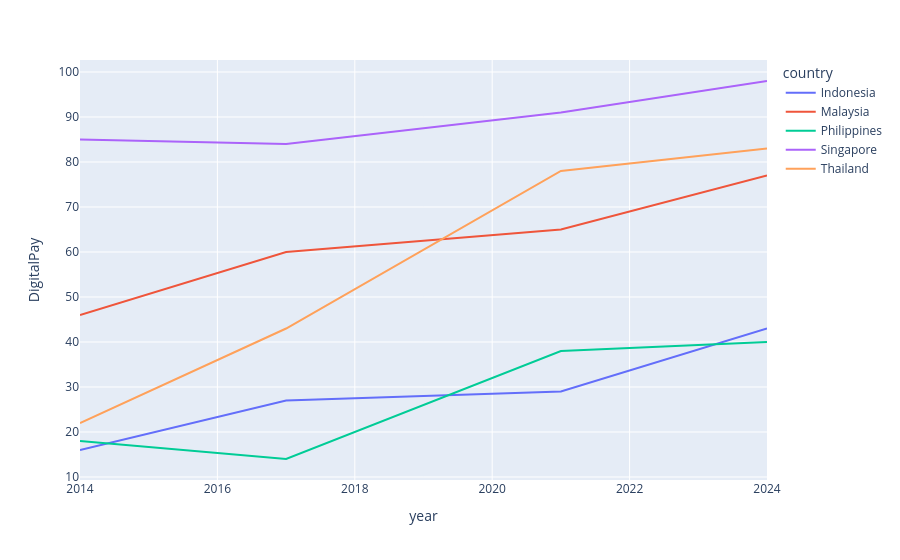
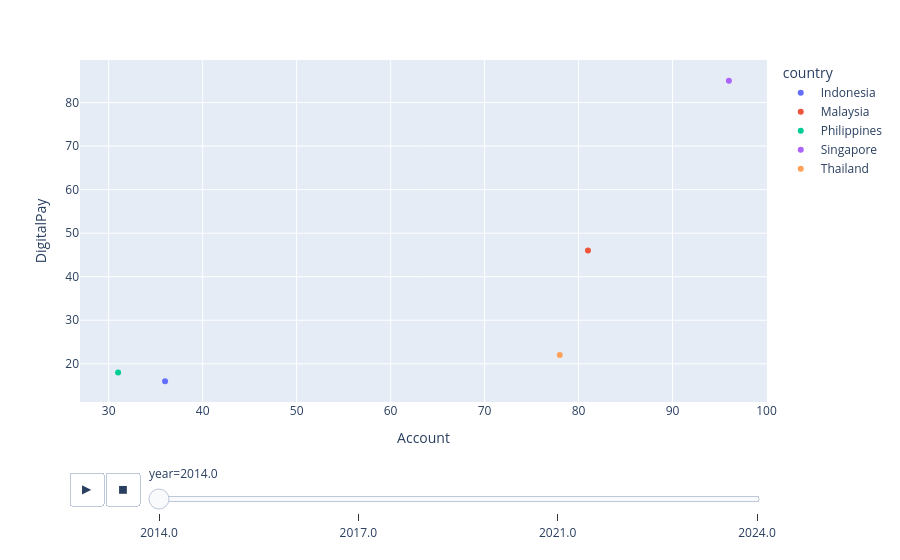
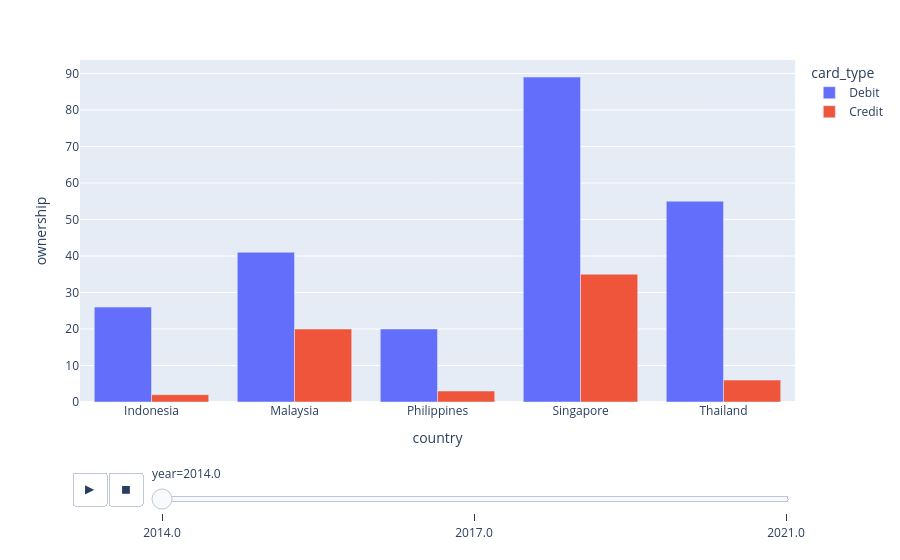

These figures' notebook cell, in order:
### Markdown cell above
dashboard 1: year to digital payment usage

dashboard 2: account owndership to digital payment usage

dashboard 3: debit and credit against digital payments

dashboard 4: 0.4×DigitalPay+0.3×AccountOwnership+0.2×DebitCard+0.1×MobileBank

Correlation heatmap of factors

OLS of factors
digital payments = acc_ownders + saved at bank+ credit + debit etc

ANOVA + contrast (income grp of country)

### Code cell
import plotly.express as px

# digital payment adoption by country and year
fig = px.line(
    df,
    x="year",
    y="DigitalPay",
    color="country"
)

fig.show()

# account ownership
fig2 = px.scatter(
    df,
    x="Account",
    y="DigitalPay",
    color="country",
    animation_frame='year'
)
fig2.show()

# credit + debit
plot_df = df.melt(id_vars=['country','year'],
                  value_vars=['Debit','Credit'],
                  var_name='card_type',
                  value_name='ownership')

# remove 2024 cuz data look sus
plot_df = plot_df[plot_df['year']!=2024]

fig3 = px.bar(
    plot_df,
    x='country',
    y='ownership',
    color='card_type',
    barmode='group',
    animation_frame='year'
)

fig3.show()

### Figure 1 — Plotly figure (JSON) as saved in the notebook; plotly's stock layout.template omitted (floating-point values rounded to 4 significant figures)
{"data": [{"hovertemplate": "country=Indonesia<br>year=%{x}<br>DigitalPay=%{y}<extra></extra>", "legendgroup": "Indonesia", "line": {"color": "#636efa", "dash": "solid"}, "marker": {"symbol": "circle"}, "mode": "lines", "name": "Indonesia", "orientation": "v", "showlegend": true, "type": "scatter", "x": [2014.0, 2017.0, 2021.0, 2024.0], "xaxis": "x", "y": [16.0, 27.0, 29.0, 43.0], "yaxis": "y"}, {"hovertemplate": "country=Malaysia<br>year=%{x}<br>DigitalPay=%{y}<extra></extra>", "legendgroup": "Malaysia", "line": {"color": "#EF553B", "dash": "solid"}, "marker": {"symbol": "circle"}, "mode": "lines", "name": "Malaysia", "orientation": "v", "showlegend": true, "type": "scatter", "x": [2014.0, 2017.0, 2021.0, 2024.0], "xaxis": "x", "y": [46.0, 60.0, 65.0, 77.0], "yaxis": "y"}, {"hovertemplate": "country=Philippines<br>year=%{x}<br>DigitalPay=%{y}<extra></extra>", "legendgroup": "Philippines", "line": {"color": "#00cc96", "dash": "solid"}, "marker": {"symbol": "circle"}, "mode": "lines", "name": "Philippines", "orientation": "v", "showlegend": true, "type": "scatter", "x": [2014.0, 2017.0, 2021.0, 2024.0], "xaxis": "x", "y": [18.0, 14.0, 38.0, 40.0], "yaxis": "y"}, {"hovertemplate": "country=Singapore<br>year=%{x}<br>DigitalPay=%{y}<extra></extra>", "legendgroup": "Singapore", "line": {"color": "#ab63fa", "dash": "solid"}, "marker": {"symbol": "circle"}, "mode": "lines", "name": "Singapore", "orientation": "v", "showlegend": true, "type": "scatter", "x": [2014.0, 2017.0, 2021.0, 2024.0], "xaxis": "x", "y": [85.0, 84.0, 91.0, 98.0], "yaxis": "y"}, {"hovertemplate": "country=Thailand<br>year=%{x}<br>DigitalPay=%{y}<extra></extra>", "legendgroup": "Thailand", "line": {"color": "#FFA15A", "dash": "solid"}, "marker": {"symbol": "circle"}, "mode": "lines", "name": "Thailand", "orientation": "v", "showlegend": true, "type": "scatter", "x": [2014.0, 2017.0, 2021.0, 2024.0], "xaxis": "x", "y": [22.0, 43.0, 78.0, 83.0], "yaxis": "y"}], "layout": {"legend": {"title": {"text": "country"}, "tracegroupgap": 0}, "margin": {"t": 60}, "xaxis": {"anchor": "y", "domain": [0, 1], "title": {"text": "year"}}, "yaxis": {"anchor": "x", "domain": [0, 1], "title": {"text": "DigitalPay"}}}}

### Figure 2 — Plotly figure (JSON) as saved in the notebook; plotly's stock layout.template omitted (floating-point values rounded to 4 significant figures)
{"data": [{"hovertemplate": "country=Indonesia<br>year=2014.0<br>Account=%{x}<br>DigitalPay=%{y}<extra></extra>", "legendgroup": "Indonesia", "marker": {"color": "#636efa", "symbol": "circle"}, "mode": "markers", "name": "Indonesia", "orientation": "v", "showlegend": true, "type": "scatter", "x": [36.0], "xaxis": "x", "y": [16.0], "yaxis": "y"}, {"hovertemplate": "country=Malaysia<br>year=2014.0<br>Account=%{x}<br>DigitalPay=%{y}<extra></extra>", "legendgroup": "Malaysia", "marker": {"color": "#EF553B", "symbol": "circle"}, "mode": "markers", "name": "Malaysia", "orientation": "v", "showlegend": true, "type": "scatter", "x": [81.0], "xaxis": "x", "y": [46.0], "yaxis": "y"}, {"hovertemplate": "country=Philippines<br>year=2014.0<br>Account=%{x}<br>DigitalPay=%{y}<extra></extra>", "legendgroup": "Philippines", "marker": {"color": "#00cc96", "symbol": "circle"}, "mode": "markers", "name": "Philippines", "orientation": "v", "showlegend": true, "type": "scatter", "x": [31.0], "xaxis": "x", "y": [18.0], "yaxis": "y"}, {"hovertemplate": "country=Singapore<br>year=2014.0<br>Account=%{x}<br>DigitalPay=%{y}<extra></extra>", "legendgroup": "Singapore", "marker": {"color": "#ab63fa", "symbol": "circle"}, "mode": "markers", "name": "Singapore", "orientation": "v", "showlegend": true, "type": "scatter", "x": [96.0], "xaxis": "x", "y": [85.0], "yaxis": "y"}, {"hovertemplate": "country=Thailand<br>year=2014.0<br>Account=%{x}<br>DigitalPay=%{y}<extra></extra>", "legendgroup": "Thailand", "marker": {"color": "#FFA15A", "symbol": "circle"}, "mode": "markers", "name": "Thailand", "orientation": "v", "showlegend": true, "type": "scatter", "x": [78.0], "xaxis": "x", "y": [22.0], "yaxis": "y"}], "layout": {"legend": {"title": {"text": "country"}, "tracegroupgap": 0}, "margin": {"t": 60}, "sliders": [{"active": 0, "currentvalue": {"prefix": "year="}, "len": 0.9, "pad": {"b": 10, "t": 60}, "steps": [{"args": [["2014.0"], {"frame": {"duration": 0, "redraw": false}, "fromcurrent": true, "mode": "immediate", "transition": {"duration": 0, "easing": "linear"}}], "label": "2014.0", "method": "animate"}, {"args": [["2017.0"], {"frame": {"duration": 0, "redraw": false}, "fromcurrent": true, "mode": "immediate", "transition": {"duration": 0, "easing": "linear"}}], "label": "2017.0", "method": "animate"}, {"args": [["2021.0"], {"frame": {"duration": 0, "redraw": false}, "fromcurrent": true, "mode": "immediate", "transition": {"duration": 0, "easing": "linear"}}], "label": "2021.0", "method": "animate"}, {"args": [["2024.0"], {"frame": {"duration": 0, "redraw": false}, "fromcurrent": true, "mode": "immediate", "transition": {"duration": 0, "easing": "linear"}}], "label": "2024.0", "method": "animate"}], "x": 0.1, "xanchor": "left", "y": 0, "yanchor": "top"}], "updatemenus": [{"buttons": [{"args": [null, {"frame": {"duration": 500, "redraw": false}, "fromcurrent": true, "mode": "immediate", "transition": {"duration": 500, "easing": "linear"}}], "label": "&#9654;", "method": "animate"}, {"args": [[null], {"frame": {"duration": 0, "redraw": false}, "fromcurrent": true, "mode": "immediate", "transition": {"duration": 0, "easing": "linear"}}], "label": "&#9724;", "method": "animate"}], "direction": "left", "pad": {"r": 10, "t": 70}, "showactive": false, "type": "buttons", "x": 0.1, "xanchor": "right", "y": 0, "yanchor": "top"}], "xaxis": {"anchor": "y", "domain": [0, 1], "title": {"text": "Account"}}, "yaxis": {"anchor": "x", "domain": [0, 1], "title": {"text": "DigitalPay"}}}}

### Figure 3 — Plotly figure (JSON) as saved in the notebook; plotly's stock layout.template omitted (floating-point values rounded to 4 significant figures)
{"data": [{"alignmentgroup": "True", "hovertemplate": "card_type=Debit<br>year=2014.0<br>country=%{x}<br>ownership=%{y}<extra></extra>", "legendgroup": "Debit", "marker": {"color": "#636efa", "pattern": {"shape": ""}}, "name": "Debit", "offsetgroup": "Debit", "orientation": "v", "showlegend": true, "textposition": "auto", "type": "bar", "x": ["Indonesia", "Malaysia", "Philippines", "Singapore", "Thailand"], "xaxis": "x", "y": [26.0, 41.0, 20.0, 89.0, 55.0], "yaxis": "y"}, {"alignmentgroup": "True", "hovertemplate": "card_type=Credit<br>year=2014.0<br>country=%{x}<br>ownership=%{y}<extra></extra>", "legendgroup": "Credit", "marker": {"color": "#EF553B", "pattern": {"shape": ""}}, "name": "Credit", "offsetgroup": "Credit", "orientation": "v", "showlegend": true, "textposition": "auto", "type": "bar", "x": ["Indonesia", "Malaysia", "Philippines", "Singapore", "Thailand"], "xaxis": "x", "y": [2.0, 20.0, 3.0, 35.0, 6.0], "yaxis": "y"}], "layout": {"barmode": "group", "legend": {"title": {"text": "card_type"}, "tracegroupgap": 0}, "margin": {"t": 60}, "sliders": [{"active": 0, "currentvalue": {"prefix": "year="}, "len": 0.9, "pad": {"b": 10, "t": 60}, "steps": [{"args": [["2014.0"], {"frame": {"duration": 0, "redraw": true}, "fromcurrent": true, "mode": "immediate", "transition": {"duration": 0, "easing": "linear"}}], "label": "2014.0", "method": "animate"}, {"args": [["2017.0"], {"frame": {"duration": 0, "redraw": true}, "fromcurrent": true, "mode": "immediate", "transition": {"duration": 0, "easing": "linear"}}], "label": "2017.0", "method": "animate"}, {"args": [["2021.0"], {"frame": {"duration": 0, "redraw": true}, "fromcurrent": true, "mode": "immediate", "transition": {"duration": 0, "easing": "linear"}}], "label": "2021.0", "method": "animate"}], "x": 0.1, "xanchor": "left", "y": 0, "yanchor": "top"}], "updatemenus": [{"buttons": [{"args": [null, {"frame": {"duration": 500, "redraw": true}, "fromcurrent": true, "mode": "immediate", "transition": {"duration": 500, "easing": "linear"}}], "label": "&#9654;", "method": "animate"}, {"args": [[null], {"frame": {"duration": 0, "redraw": true}, "fromcurrent": true, "mode": "immediate", "transition": {"duration": 0, "easing": "linear"}}], "label": "&#9724;", "method": "animate"}], "direction": "left", "pad": {"r": 10, "t": 70}, "showactive": false, "type": "buttons", "x": 0.1, "xanchor": "right", "y": 0, "yanchor": "top"}], "xaxis": {"anchor": "y", "domain": [0, 1], "title": {"text": "country"}}, "yaxis": {"anchor": "x", "domain": [0, 1], "title": {"text": "ownership"}}}}
